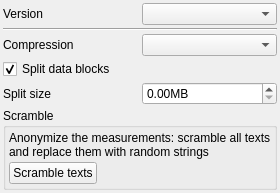
                  <widget class="QWidget" name="MDF">
                   <layout class="QGridLayout" name="gridLayout_22" columnstretch="0,0">
                    <property name="leftMargin">
  <number>3</number>
</property>
                    <property name="topMargin">
  <number>3</number>
</property>
                    <property name="rightMargin">
  <number>3</number>
</property>
                    <property name="bottomMargin">
  <number>3</number>
</property>
                    <property name="spacing">
  <number>3</number>
</property>
                    <item row="4" column="1">
                     <widget class="QDoubleSpinBox" name="mdf_split_size">
                      <property name="suffix">
                       <string>MB</string>
                      </property>
                      <property name="maximum">
                       <double>4.000000000000000</double>
                      </property>
                     </widget>
                    </item>
                    <item row="2" column="0">
                     <widget class="QLabel" name="label_29">
                      <property name="text">
                       <string>Compression</string>
                      </property>
                     </widget>
                    </item>
                    <item row="1" column="0" colspan="2">
                     <widget class="Line" name="line_14">
                      <property name="orientation">
                       <enum>Qt::Orientation::Horizontal</enum>
                      </property>
                     </widget>
                    </item>
                    <item row="2" column="1">
                     <widget class="QComboBox" name="mdf_compression"/>
                    </item>
                    <item row="0" column="0">
                     <widget class="QLabel" name="label_27">
                      <property name="text">
                       <string>Version</string>
                      </property>
                     </widget>
                    </item>
                    <item row="5" column="0" colspan="2">
                     <widget class="QGroupBox" name="groupBox_9">
                      <property name="title">
                       <string>Scramble</string>
                      </property>
                      <layout class="QGridLayout" name="gridLayout_20">
                       <property name="leftMargin">
  <number>3</number>
</property>
                       <property name="topMargin">
  <number>3</number>
</property>
                       <property name="rightMargin">
  <number>3</number>
</property>
                       <property name="bottomMargin">
  <number>3</number>
</property>
                       <property name="spacing">
  <number>3</number>
</property>
                       <item row="1" column="0">
                        <widget class="QPushButton" name="scramble_btn">
                         <property name="text">
                          <string>Scramble texts</string>
                         </property>
                         <property name="icon">
                          <iconset resource="resource.qrc">
                           <normaloff>:/scramble.png</normaloff>:/scramble.png</iconset>
                         </property>
                        </widget>
                       </item>
                       <item row="1" column="1">
                        <spacer name="horizontalSpacer_23">
                         <property name="orientation">
                          <enum>Qt::Orientation::Horizontal</enum>
                         </property>
                         <property name="sizeHint" stdset="0">
                          <size>
                           <width>2</width>
                           <height>20</height>
                          </size>
                         </property>
                        </spacer>
                       </item>
                       <item row="0" column="0" colspan="2">
                        <widget class="QLabel" name="label_61">
                         <property name="text">
                          <string>Anonymize the measurements: scramble all texts and replace them with random strings</string>
                         </property>
                         <property name="wordWrap">
                          <bool>true</bool>
                         </property>
                        </widget>
                       </item>
                      </layout>
                     </widget>
                    </item>
                    <item row="4" column="0">
                     <widget class="QLabel" name="label_28">
                      <property name="text">
                       <string>Split size </string>
                      </property>
                     </widget>
                    </item>
                    <item row="0" column="1">
                     <widget class="QComboBox" name="mdf_version">
                      <property name="minimumSize">
                       <size>
                        <width>0</width>
                        <height>0</height>
                       </size>
                      </property>
                     </widget>
                    </item>
                    <item row="3" column="0" colspan="2">
                     <widget class="QCheckBox" name="mdf_split">
                      <property name="text">
                       <string>Split data blocks</string>
                      </property>
                      <property name="checked">
                       <bool>true</bool>
                      </property>
                     </widget>
                    </item>
                   </layout>
                  </widget>
